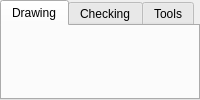
<?xml version="1.0" encoding="UTF-8"?>
<ui version="4.0">
 <class>PlanWidget</class>
 <widget class="QTabWidget" name="PlanWidget">
  <property name="windowTitle">
   <string>PlanWidget</string>
  </property>
  <property name="currentIndex">
   <number>0</number>
  </property>
  <widget class="QWidget" name="digitisingTab">
   <attribute name="title">
    <string>Drawing</string>
   </attribute>
   <layout class="QVBoxLayout" name="verticalLayout">
    <property name="sizeConstraint">
     <enum>QLayout::SetMinimumSize</enum>
    </property>
    <property name="margin">
     <number>0</number>
    </property>
    <item>
     <widget class="DigitisingWidget" name="digitisingWidget" native="true"/>
    </item>
   </layout>
  </widget>
  <widget class="QWidget" name="checkingTab">
   <attribute name="title">
    <string>Checking</string>
   </attribute>
   <layout class="QVBoxLayout" name="verticalLayout_3">
    <property name="margin">
     <number>0</number>
    </property>
    <item>
     <widget class="QScrollArea" name="checkingScrollArea">
      <property name="frameShape">
       <enum>QFrame::NoFrame</enum>
      </property>
      <property name="widgetResizable">
       <bool>true</bool>
      </property>
      <widget class="QWidget" name="checkingScrollAreaContents">
       <layout class="QVBoxLayout" name="verticalLayout_4">
        <property name="sizeConstraint">
         <enum>QLayout::SetMinAndMaxSize</enum>
        </property>
        <property name="margin">
         <number>0</number>
        </property>
        <item>
         <widget class="SchematicWidget" name="schematicWidget" native="true"/>
        </item>
       </layout>
      </widget>
     </widget>
    </item>
   </layout>
  </widget>
  <widget class="QWidget" name="toolsTab">
   <attribute name="title">
    <string>Tools</string>
   </attribute>
   <layout class="QVBoxLayout" name="verticalLayout_5">
    <property name="margin">
     <number>0</number>
    </property>
    <item>
     <widget class="QScrollArea" name="toolsScrollArea">
      <property name="frameShape">
       <enum>QFrame::NoFrame</enum>
      </property>
      <property name="widgetResizable">
       <bool>true</bool>
      </property>
      <widget class="QWidget" name="toolsScrollAreaContents">
       <layout class="QVBoxLayout" name="verticalLayout_6">
        <property name="sizeConstraint">
         <enum>QLayout::SetMinAndMaxSize</enum>
        </property>
        <property name="margin">
         <number>0</number>
        </property>
        <item>
         <widget class="SnappingWidget" name="snappingWidget" native="true"/>
        </item>
       </layout>
      </widget>
     </widget>
    </item>
   </layout>
  </widget>
 </widget>
 <customwidgets>
  <customwidget>
   <class>DigitisingWidget</class>
   <extends>QWidget</extends>
   <header>digitising_widget.h</header>
   <container>1</container>
  </customwidget>
  <customwidget>
   <class>SnappingWidget</class>
   <extends>QWidget</extends>
   <header>snapping_widget.h</header>
   <container>1</container>
  </customwidget>
  <customwidget>
   <class>SchematicWidget</class>
   <extends>QWidget</extends>
   <header>schematic_widget.h</header>
   <container>1</container>
  </customwidget>
 </customwidgets>
 <resources/>
 <connections/>
</ui>
